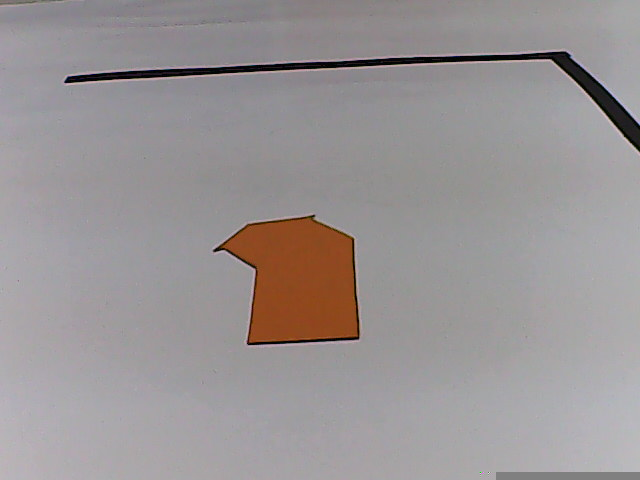
#> input picture Project2017/pack_0.5/l.bmp, 640 x 480 px
$ python v0.5.1_alpha.py
#> lines starting #> are read from the running program, lines starting #| are printed output that depends on the picture; after the words box and inside, x2 and y2 are one past the last pixel; in counts of white or black regions, pixels touching at a corner belong together
# 黄色检测
import numpy as np
import argparse
import cv2

image = cv2.imread('l.bmp')
#> image is the input picture: shape (480, 640, 3); mean B, G, R 149.1, 148.3, 153.6
color = [
    ([0, 70, 70], [100, 255, 255])  # 黄色范围~这个是我自己试验的范围，可根据实际情况自行调整~注意：数值按[b,g,r]排布
]
# 如果color中定义了几种颜色区间，都可以分割出来
for (lower, upper) in color:
    # 创建NumPy数组
    lower = np.array(lower, dtype="uint8")  # 颜色下限
    upper = np.array(upper, dtype="uint8")  # 颜色上限

    # 根据阈值找到对应颜色
    mask = cv2.inRange(image, lower, upper)
    output = cv2.bitwise_and(image, image, mask=mask)
    counter = 0
    for i in mask:
        if sum(i) > 1:
            counter += 1

    # 展示图片
    # cv2.imshow("images", np.hstack([image, output]))
    # cv2.waitKey(0)

    print(counter)
#> this loop made 1 pass
#> pass 1, `mask = cv2.inRange(image, lower, upper)`:
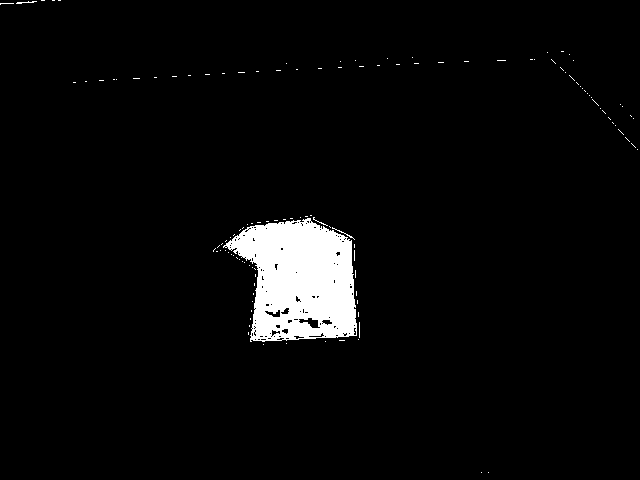
#> mask: shape (480, 640); 3.8% white; 122 white regions (118 under 20 px), largest, box (x1, y1, x2, y2) and area: (223, 218, 357, 342) 11335, (332, 227, 355, 240) 30, (16, 1, 37, 4) 29, (313, 217, 328, 226) 20
#> pass 1, `output = cv2.bitwise_and(image, image, mask=mask)`:
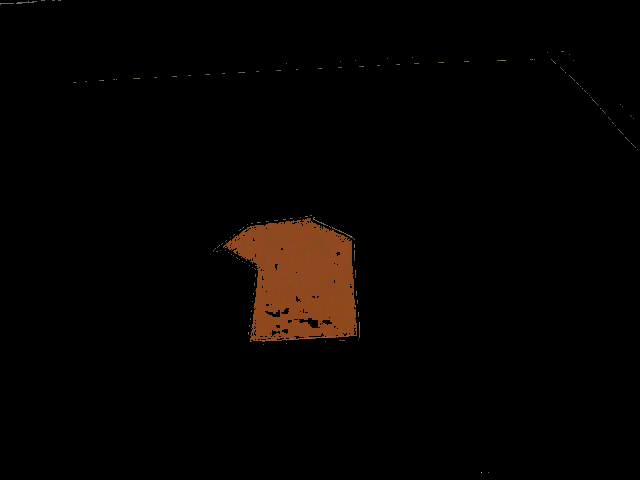
#> output: shape (480, 640, 3); mean B, G, R 1.3, 2.8, 5.4

$ run again, with Project2017/pack_0.5/x.jpg saved as Project2017/pack_0.5/l.bmp
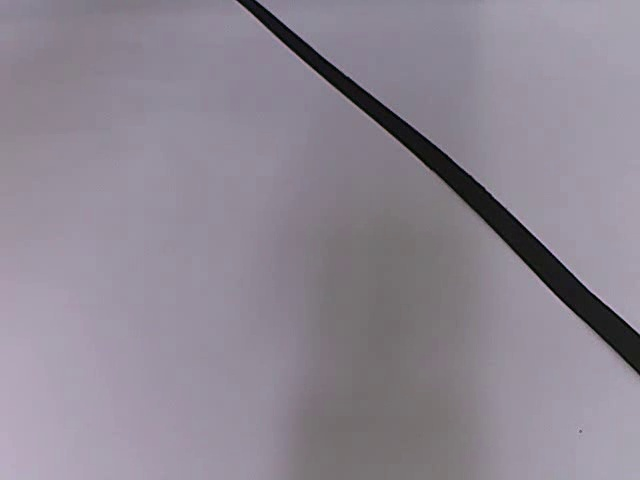
#> input picture Project2017/pack_0.5/x.jpg, 640 x 480 px
#> image is the input picture: shape (480, 640, 3); mean B, G, R 146.4, 135, 141.8
#> the loop `for (lower, upper) in color:` made 1 pass
#> pass 1, `mask = cv2.inRange(image, lower, upper)`:
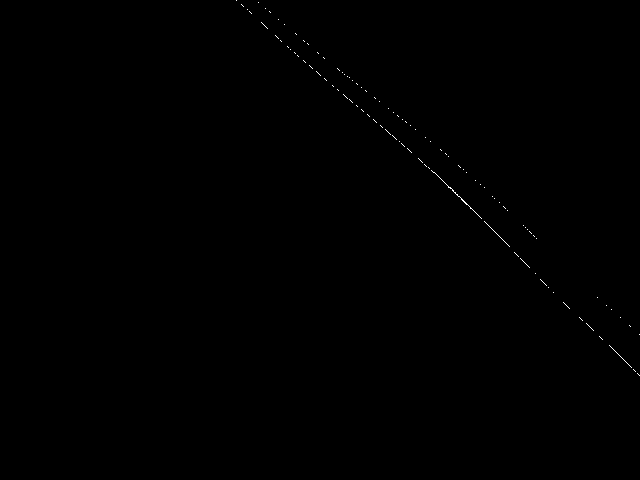
#> mask: shape (480, 640); 0.11% white in thin lines or dots, all inside (x1, y1, x2, y2) = (236, 0, 640, 376)
